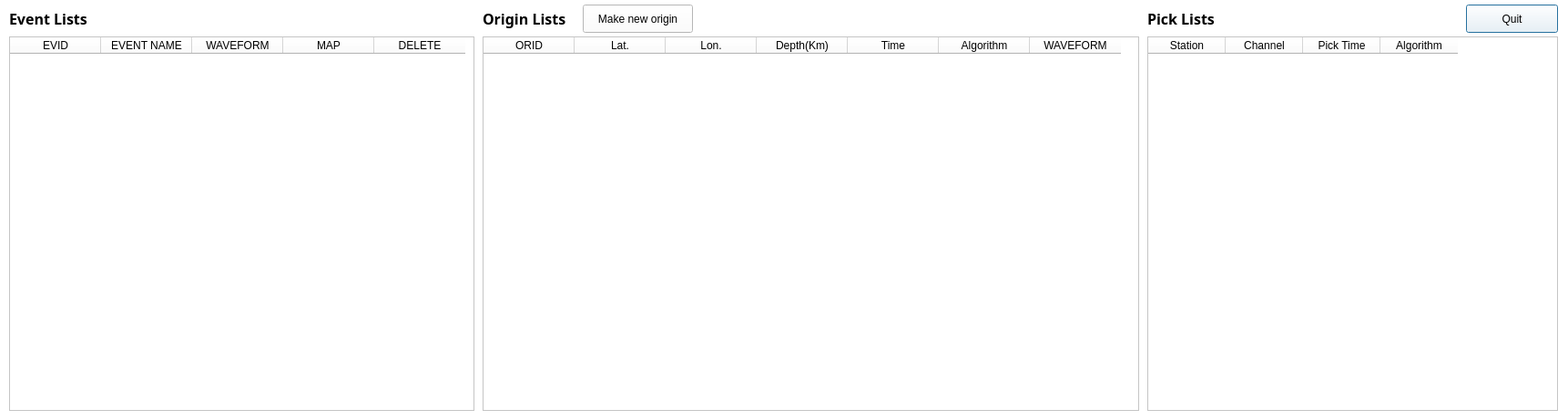
<?xml version="1.0" encoding="UTF-8"?>
<ui version="4.0">
 <class>EventMon</class>
 <widget class="QDialog" name="EventMon">
  <property name="geometry">
   <rect>
    <x>0</x>
    <y>0</y>
    <width>1722</width>
    <height>461</height>
   </rect>
  </property>
  <property name="palette">
   <palette>
    <active>
     <colorrole role="WindowText">
      <brush brushstyle="SolidPattern">
       <color alpha="255">
        <red>0</red>
        <green>0</green>
        <blue>0</blue>
       </color>
      </brush>
     </colorrole>
     <colorrole role="Button">
      <brush brushstyle="SolidPattern">
       <color alpha="255">
        <red>255</red>
        <green>255</green>
        <blue>255</blue>
       </color>
      </brush>
     </colorrole>
     <colorrole role="Light">
      <brush brushstyle="SolidPattern">
       <color alpha="255">
        <red>255</red>
        <green>255</green>
        <blue>255</blue>
       </color>
      </brush>
     </colorrole>
     <colorrole role="Midlight">
      <brush brushstyle="SolidPattern">
       <color alpha="255">
        <red>255</red>
        <green>255</green>
        <blue>255</blue>
       </color>
      </brush>
     </colorrole>
     <colorrole role="Dark">
      <brush brushstyle="SolidPattern">
       <color alpha="255">
        <red>127</red>
        <green>127</green>
        <blue>127</blue>
       </color>
      </brush>
     </colorrole>
     <colorrole role="Mid">
      <brush brushstyle="SolidPattern">
       <color alpha="255">
        <red>170</red>
        <green>170</green>
        <blue>170</blue>
       </color>
      </brush>
     </colorrole>
     <colorrole role="Text">
      <brush brushstyle="SolidPattern">
       <color alpha="255">
        <red>0</red>
        <green>0</green>
        <blue>0</blue>
       </color>
      </brush>
     </colorrole>
     <colorrole role="BrightText">
      <brush brushstyle="SolidPattern">
       <color alpha="255">
        <red>255</red>
        <green>255</green>
        <blue>255</blue>
       </color>
      </brush>
     </colorrole>
     <colorrole role="ButtonText">
      <brush brushstyle="SolidPattern">
       <color alpha="255">
        <red>0</red>
        <green>0</green>
        <blue>0</blue>
       </color>
      </brush>
     </colorrole>
     <colorrole role="Base">
      <brush brushstyle="SolidPattern">
       <color alpha="255">
        <red>255</red>
        <green>255</green>
        <blue>255</blue>
       </color>
      </brush>
     </colorrole>
     <colorrole role="Window">
      <brush brushstyle="SolidPattern">
       <color alpha="255">
        <red>255</red>
        <green>255</green>
        <blue>255</blue>
       </color>
      </brush>
     </colorrole>
     <colorrole role="Shadow">
      <brush brushstyle="SolidPattern">
       <color alpha="255">
        <red>0</red>
        <green>0</green>
        <blue>0</blue>
       </color>
      </brush>
     </colorrole>
     <colorrole role="AlternateBase">
      <brush brushstyle="SolidPattern">
       <color alpha="255">
        <red>255</red>
        <green>255</green>
        <blue>255</blue>
       </color>
      </brush>
     </colorrole>
     <colorrole role="ToolTipBase">
      <brush brushstyle="SolidPattern">
       <color alpha="255">
        <red>255</red>
        <green>255</green>
        <blue>220</blue>
       </color>
      </brush>
     </colorrole>
     <colorrole role="ToolTipText">
      <brush brushstyle="SolidPattern">
       <color alpha="255">
        <red>0</red>
        <green>0</green>
        <blue>0</blue>
       </color>
      </brush>
     </colorrole>
    </active>
    <inactive>
     <colorrole role="WindowText">
      <brush brushstyle="SolidPattern">
       <color alpha="255">
        <red>0</red>
        <green>0</green>
        <blue>0</blue>
       </color>
      </brush>
     </colorrole>
     <colorrole role="Button">
      <brush brushstyle="SolidPattern">
       <color alpha="255">
        <red>255</red>
        <green>255</green>
        <blue>255</blue>
       </color>
      </brush>
     </colorrole>
     <colorrole role="Light">
      <brush brushstyle="SolidPattern">
       <color alpha="255">
        <red>255</red>
        <green>255</green>
        <blue>255</blue>
       </color>
      </brush>
     </colorrole>
     <colorrole role="Midlight">
      <brush brushstyle="SolidPattern">
       <color alpha="255">
        <red>255</red>
        <green>255</green>
        <blue>255</blue>
       </color>
      </brush>
     </colorrole>
     <colorrole role="Dark">
      <brush brushstyle="SolidPattern">
       <color alpha="255">
        <red>127</red>
        <green>127</green>
        <blue>127</blue>
       </color>
      </brush>
     </colorrole>
     <colorrole role="Mid">
      <brush brushstyle="SolidPattern">
       <color alpha="255">
        <red>170</red>
        <green>170</green>
        <blue>170</blue>
       </color>
      </brush>
     </colorrole>
     <colorrole role="Text">
      <brush brushstyle="SolidPattern">
       <color alpha="255">
        <red>0</red>
        <green>0</green>
        <blue>0</blue>
       </color>
      </brush>
     </colorrole>
     <colorrole role="BrightText">
      <brush brushstyle="SolidPattern">
       <color alpha="255">
        <red>255</red>
        <green>255</green>
        <blue>255</blue>
       </color>
      </brush>
     </colorrole>
     <colorrole role="ButtonText">
      <brush brushstyle="SolidPattern">
       <color alpha="255">
        <red>0</red>
        <green>0</green>
        <blue>0</blue>
       </color>
      </brush>
     </colorrole>
     <colorrole role="Base">
      <brush brushstyle="SolidPattern">
       <color alpha="255">
        <red>255</red>
        <green>255</green>
        <blue>255</blue>
       </color>
      </brush>
     </colorrole>
     <colorrole role="Window">
      <brush brushstyle="SolidPattern">
       <color alpha="255">
        <red>255</red>
        <green>255</green>
        <blue>255</blue>
       </color>
      </brush>
     </colorrole>
     <colorrole role="Shadow">
      <brush brushstyle="SolidPattern">
       <color alpha="255">
        <red>0</red>
        <green>0</green>
        <blue>0</blue>
       </color>
      </brush>
     </colorrole>
     <colorrole role="AlternateBase">
      <brush brushstyle="SolidPattern">
       <color alpha="255">
        <red>255</red>
        <green>255</green>
        <blue>255</blue>
       </color>
      </brush>
     </colorrole>
     <colorrole role="ToolTipBase">
      <brush brushstyle="SolidPattern">
       <color alpha="255">
        <red>255</red>
        <green>255</green>
        <blue>220</blue>
       </color>
      </brush>
     </colorrole>
     <colorrole role="ToolTipText">
      <brush brushstyle="SolidPattern">
       <color alpha="255">
        <red>0</red>
        <green>0</green>
        <blue>0</blue>
       </color>
      </brush>
     </colorrole>
    </inactive>
    <disabled>
     <colorrole role="WindowText">
      <brush brushstyle="SolidPattern">
       <color alpha="255">
        <red>0</red>
        <green>0</green>
        <blue>0</blue>
       </color>
      </brush>
     </colorrole>
     <colorrole role="Button">
      <brush brushstyle="SolidPattern">
       <color alpha="255">
        <red>255</red>
        <green>255</green>
        <blue>255</blue>
       </color>
      </brush>
     </colorrole>
     <colorrole role="Light">
      <brush brushstyle="SolidPattern">
       <color alpha="255">
        <red>255</red>
        <green>255</green>
        <blue>255</blue>
       </color>
      </brush>
     </colorrole>
     <colorrole role="Midlight">
      <brush brushstyle="SolidPattern">
       <color alpha="255">
        <red>255</red>
        <green>255</green>
        <blue>255</blue>
       </color>
      </brush>
     </colorrole>
     <colorrole role="Dark">
      <brush brushstyle="SolidPattern">
       <color alpha="255">
        <red>127</red>
        <green>127</green>
        <blue>127</blue>
       </color>
      </brush>
     </colorrole>
     <colorrole role="Mid">
      <brush brushstyle="SolidPattern">
       <color alpha="255">
        <red>170</red>
        <green>170</green>
        <blue>170</blue>
       </color>
      </brush>
     </colorrole>
     <colorrole role="Text">
      <brush brushstyle="SolidPattern">
       <color alpha="255">
        <red>0</red>
        <green>0</green>
        <blue>0</blue>
       </color>
      </brush>
     </colorrole>
     <colorrole role="BrightText">
      <brush brushstyle="SolidPattern">
       <color alpha="255">
        <red>255</red>
        <green>255</green>
        <blue>255</blue>
       </color>
      </brush>
     </colorrole>
     <colorrole role="ButtonText">
      <brush brushstyle="SolidPattern">
       <color alpha="255">
        <red>0</red>
        <green>0</green>
        <blue>0</blue>
       </color>
      </brush>
     </colorrole>
     <colorrole role="Base">
      <brush brushstyle="SolidPattern">
       <color alpha="255">
        <red>255</red>
        <green>255</green>
        <blue>255</blue>
       </color>
      </brush>
     </colorrole>
     <colorrole role="Window">
      <brush brushstyle="SolidPattern">
       <color alpha="255">
        <red>255</red>
        <green>255</green>
        <blue>255</blue>
       </color>
      </brush>
     </colorrole>
     <colorrole role="Shadow">
      <brush brushstyle="SolidPattern">
       <color alpha="255">
        <red>0</red>
        <green>0</green>
        <blue>0</blue>
       </color>
      </brush>
     </colorrole>
     <colorrole role="AlternateBase">
      <brush brushstyle="SolidPattern">
       <color alpha="255">
        <red>255</red>
        <green>255</green>
        <blue>255</blue>
       </color>
      </brush>
     </colorrole>
     <colorrole role="ToolTipBase">
      <brush brushstyle="SolidPattern">
       <color alpha="255">
        <red>255</red>
        <green>255</green>
        <blue>220</blue>
       </color>
      </brush>
     </colorrole>
     <colorrole role="ToolTipText">
      <brush brushstyle="SolidPattern">
       <color alpha="255">
        <red>0</red>
        <green>0</green>
        <blue>0</blue>
       </color>
      </brush>
     </colorrole>
    </disabled>
   </palette>
  </property>
  <property name="windowTitle">
   <string>Event Lists</string>
  </property>
  <widget class="QPushButton" name="quitButton">
   <property name="geometry">
    <rect>
     <x>1610</x>
     <y>5</y>
     <width>101</width>
     <height>31</height>
    </rect>
   </property>
   <property name="text">
    <string>Quit</string>
   </property>
  </widget>
  <widget class="QLabel" name="label">
   <property name="geometry">
    <rect>
     <x>10</x>
     <y>10</y>
     <width>101</width>
     <height>21</height>
    </rect>
   </property>
   <property name="font">
    <font>
     <family>Padauk</family>
     <pointsize>12</pointsize>
     <weight>75</weight>
     <bold>true</bold>
    </font>
   </property>
   <property name="text">
    <string>Event Lists</string>
   </property>
  </widget>
  <widget class="QLabel" name="label_2">
   <property name="geometry">
    <rect>
     <x>530</x>
     <y>10</y>
     <width>101</width>
     <height>21</height>
    </rect>
   </property>
   <property name="font">
    <font>
     <family>Padauk</family>
     <pointsize>12</pointsize>
     <weight>75</weight>
     <bold>true</bold>
    </font>
   </property>
   <property name="text">
    <string>Origin Lists</string>
   </property>
  </widget>
  <widget class="QLabel" name="label_3">
   <property name="geometry">
    <rect>
     <x>1260</x>
     <y>10</y>
     <width>101</width>
     <height>21</height>
    </rect>
   </property>
   <property name="font">
    <font>
     <family>Padauk</family>
     <pointsize>12</pointsize>
     <weight>75</weight>
     <bold>true</bold>
    </font>
   </property>
   <property name="text">
    <string>Pick Lists</string>
   </property>
  </widget>
  <widget class="QPushButton" name="makeOrigin">
   <property name="geometry">
    <rect>
     <x>640</x>
     <y>5</y>
     <width>121</width>
     <height>31</height>
    </rect>
   </property>
   <property name="text">
    <string>Make new origin</string>
   </property>
  </widget>
  <widget class="QTableWidget" name="eventTable">
   <property name="geometry">
    <rect>
     <x>10</x>
     <y>40</y>
     <width>511</width>
     <height>411</height>
    </rect>
   </property>
   <property name="selectionMode">
    <enum>QAbstractItemView::SingleSelection</enum>
   </property>
   <column>
    <property name="text">
     <string>EVID</string>
    </property>
   </column>
   <column>
    <property name="text">
     <string>EVENT NAME</string>
    </property>
   </column>
   <column>
    <property name="text">
     <string>WAVEFORM</string>
    </property>
   </column>
   <column>
    <property name="text">
     <string>MAP</string>
    </property>
   </column>
   <column>
    <property name="text">
     <string>DELETE</string>
    </property>
   </column>
  </widget>
  <widget class="QTableWidget" name="originTable">
   <property name="geometry">
    <rect>
     <x>530</x>
     <y>40</y>
     <width>721</width>
     <height>411</height>
    </rect>
   </property>
   <property name="selectionMode">
    <enum>QAbstractItemView::SingleSelection</enum>
   </property>
   <column>
    <property name="text">
     <string>ORID</string>
    </property>
   </column>
   <column>
    <property name="text">
     <string>Lat.</string>
    </property>
   </column>
   <column>
    <property name="text">
     <string>Lon.</string>
    </property>
   </column>
   <column>
    <property name="text">
     <string>Depth(Km)</string>
    </property>
   </column>
   <column>
    <property name="text">
     <string>Time</string>
    </property>
   </column>
   <column>
    <property name="text">
     <string>Algorithm</string>
    </property>
   </column>
   <column>
    <property name="text">
     <string>WAVEFORM</string>
    </property>
   </column>
  </widget>
  <widget class="QTableWidget" name="assocTable">
   <property name="geometry">
    <rect>
     <x>1260</x>
     <y>40</y>
     <width>451</width>
     <height>411</height>
    </rect>
   </property>
   <property name="selectionMode">
    <enum>QAbstractItemView::SingleSelection</enum>
   </property>
   <attribute name="horizontalHeaderDefaultSectionSize">
    <number>85</number>
   </attribute>
   <attribute name="horizontalHeaderMinimumSectionSize">
    <number>25</number>
   </attribute>
   <column>
    <property name="text">
     <string>Station</string>
    </property>
   </column>
   <column>
    <property name="text">
     <string>Channel</string>
    </property>
   </column>
   <column>
    <property name="text">
     <string>Pick Time</string>
    </property>
   </column>
   <column>
    <property name="text">
     <string>Algorithm</string>
    </property>
   </column>
  </widget>
 </widget>
 <layoutdefault spacing="6" margin="11"/>
 <tabstops>
  <tabstop>quitButton</tabstop>
 </tabstops>
 <resources/>
 <connections/>
</ui>
